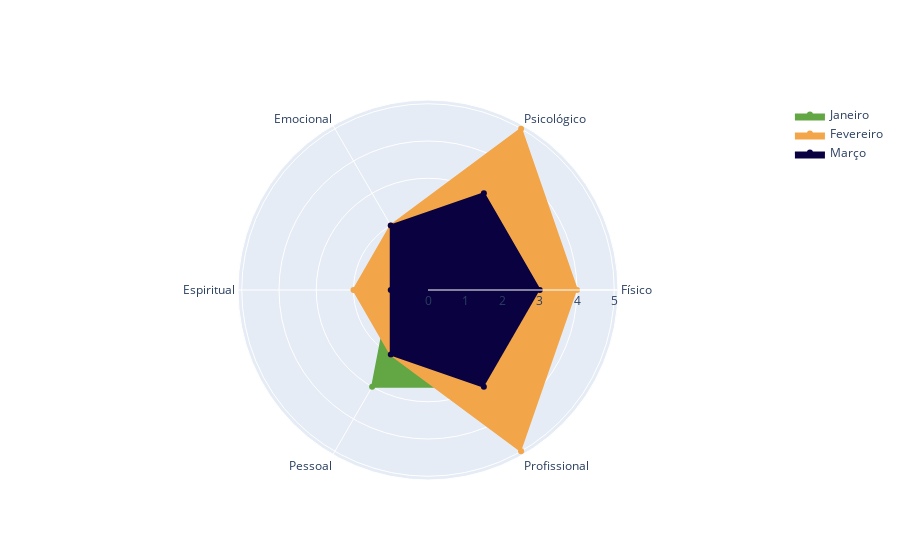

Notebook code cell kept with this figure:
### Markdown cell above
# Gráfico

### Code cell
fig = go.Figure()

fig.add_trace(go.Scatterpolar(r = df["janeiro"],
                              theta = df["categorias"],
                              fill = "toself",
                              name = "Janeiro",
                              line = dict(color = "#63A644"),
                              fillcolor = "#63A644"
                             ))

fig.add_trace(go.Scatterpolar(r = df["fevereiro"],
                              theta = df["categorias"],
                              fill = "toself",
                              name = "Fevereiro",
                              line = dict(color = "#F2A649"),
                              fillcolor = "#F2A649"
                             ))

fig.add_trace(go.Scatterpolar(r = df["marco"],
                              theta = df["categorias"],
                              fill = "toself",
                              name = "Março",
                            line = dict(color = "#0A0240"),
                              fillcolor = "#0A0240"
                             ))

fig.show()

### Figure 1 — Plotly figure (JSON) as saved in the notebook; plotly's stock layout.template omitted (floating-point values rounded to 4 significant figures)
{"data": [{"fill": "toself", "fillcolor": "#63A644", "line": {"color": "#63A644"}, "name": "Janeiro", "r": [3, 2, 1, 1, 3, 3], "theta": ["Físico", "Psicológico", "Emocional", "Espiritual", "Pessoal", "Profissional"], "type": "scatterpolar"}, {"fill": "toself", "fillcolor": "#F2A649", "line": {"color": "#F2A649"}, "name": "Fevereiro", "r": [4, 5, 2, 2, 2, 5], "theta": ["Físico", "Psicológico", "Emocional", "Espiritual", "Pessoal", "Profissional"], "type": "scatterpolar"}, {"fill": "toself", "fillcolor": "#0A0240", "line": {"color": "#0A0240"}, "name": "Março", "r": [3, 3, 2, 1, 2, 3], "theta": ["Físico", "Psicológico", "Emocional", "Espiritual", "Pessoal", "Profissional"], "type": "scatterpolar"}], "layout": {}}
